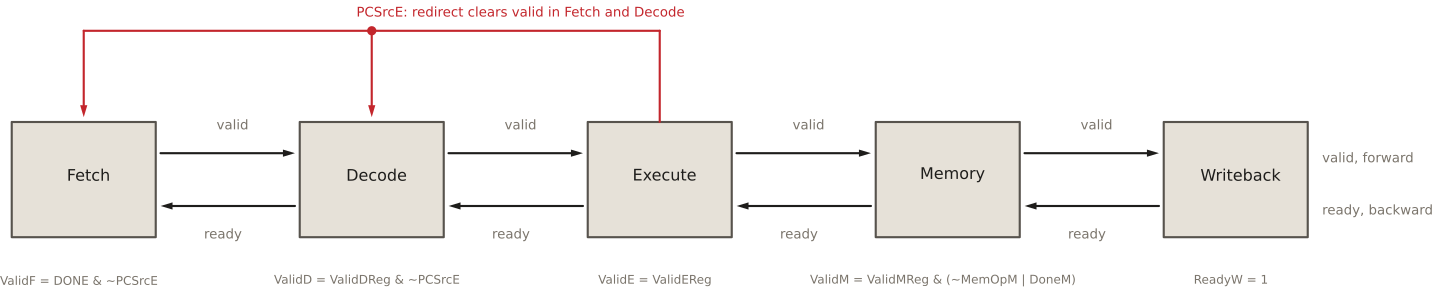

This figure's Python source:
"""Propagation of valid and ready through the HIPV pipeline: valid forward
through one register per stage, ready backward through logic only, and the
redirect PCSrcE from Execute that clears valid in Fetch and Decode."""
from schemdraw import elements as elm
from _style import GREY, INK, RED
from _valid_ready import (new, stage_box, handshake, text, box_xy, STAGES, BW, BH)


def draw():
    d = new()
    for i, name in enumerate(STAGES):
        stage_box(d, i, name)
    for i in range(4):
        handshake(d, i, None, None)

    # notes under the stages
    notes = ["ValidF = DONE & ~PCSrcE", "ValidD = ValidDReg & ~PCSrcE", "ValidE = ValidEReg",
             "ValidM = ValidMReg & (~MemOpM | DoneM)", "ReadyW = 1"]
    for i, n in enumerate(notes):
        text(d, (box_xy(i) + BW / 2, -2.0), n, fontsize=9, color=GREY)

    # redirect from Execute back to Fetch and Decode, above the boxes
    ye = BH / 2
    xe = box_xy(2) + BW / 2
    ytop = ye + 1.9
    pts = [(xe, ye), (xe, ytop)]
    d.add(elm.Line().at(pts[0]).to(pts[1]).color(RED))
    d.add(elm.Line().at((xe, ytop)).to((box_xy(0) + BW / 2, ytop)).color(RED))
    for i in (0, 1):
        x = box_xy(i) + BW / 2
        if i == 1:
            d.add(elm.Dot().at((x, ytop)).color(RED))
        d.add(elm.Arrow().at((x, ytop)).to((x, ye + 0.1)).color(RED))
    text(d, (box_xy(1) + BW / 2 + 3.0, ytop + 0.5), "PCSrcE: redirect clears valid in Fetch and Decode",
         color=RED, fontsize=10)

    # direction hints
    text(d, (box_xy(4) + BW + 0.2, 0.55), "valid, forward", halign="left", color=GREY, fontsize=10)
    text(d, (box_xy(4) + BW + 0.2, -0.55), "ready, backward", halign="left", color=GREY, fontsize=10)
    return d
